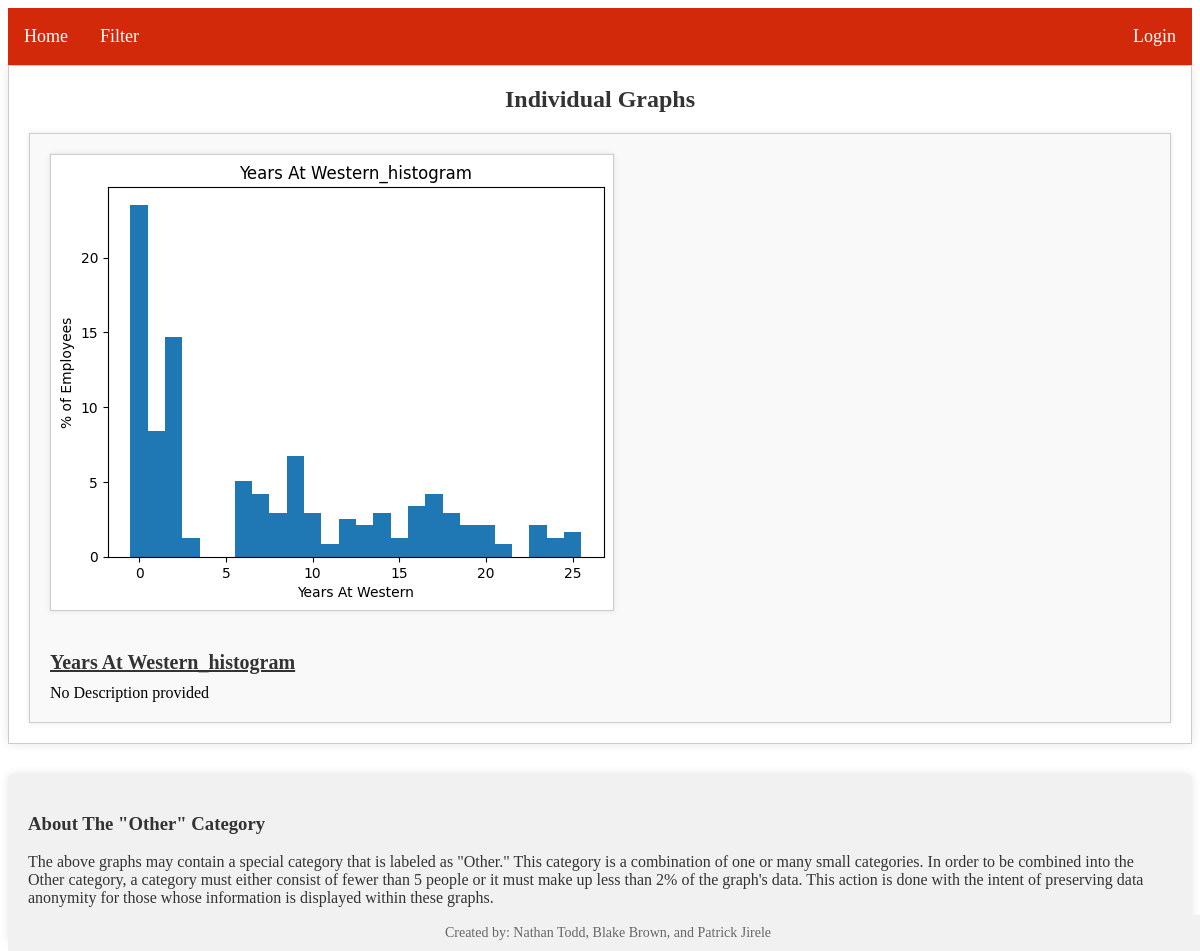
Before: / with the older database file.
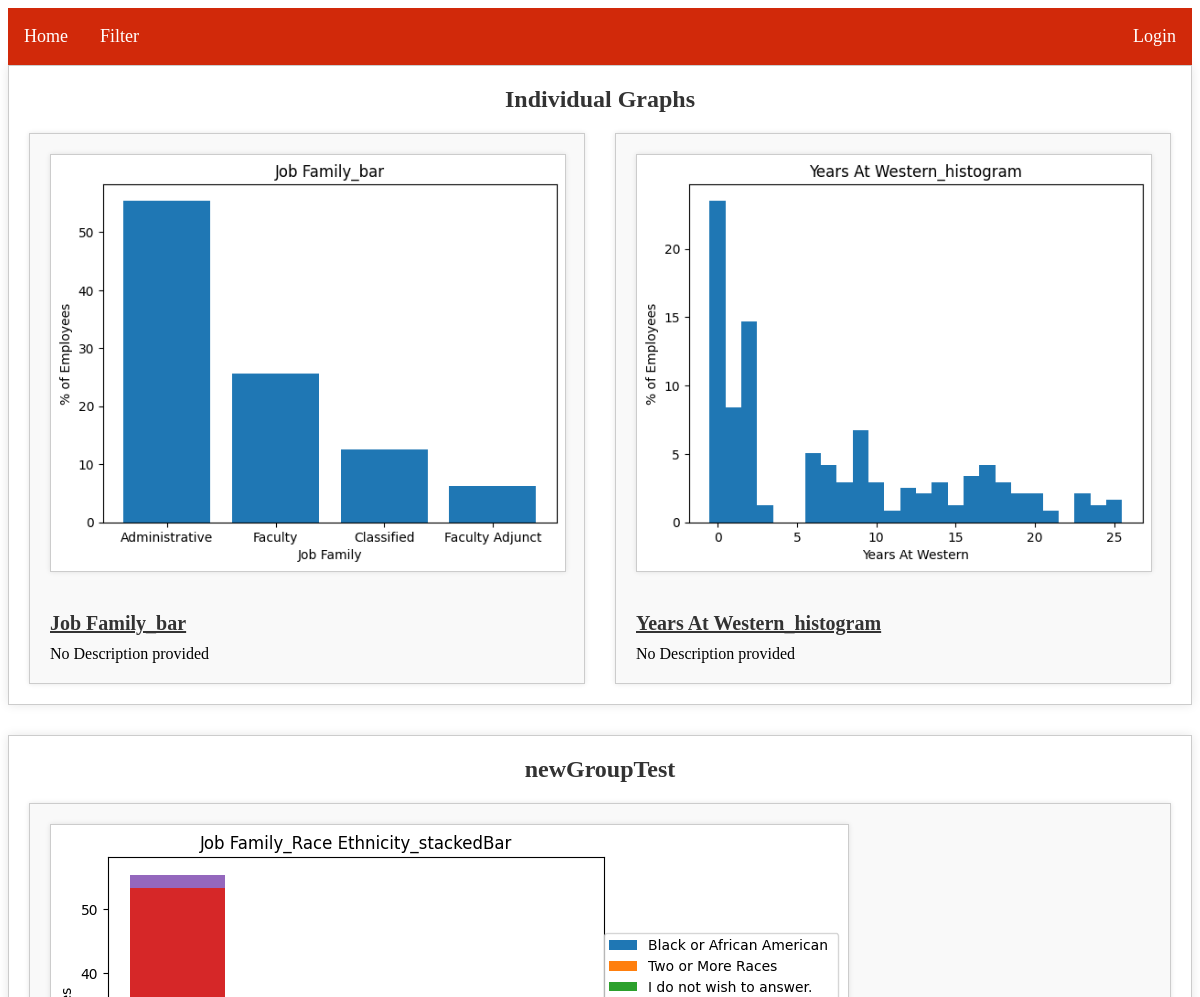
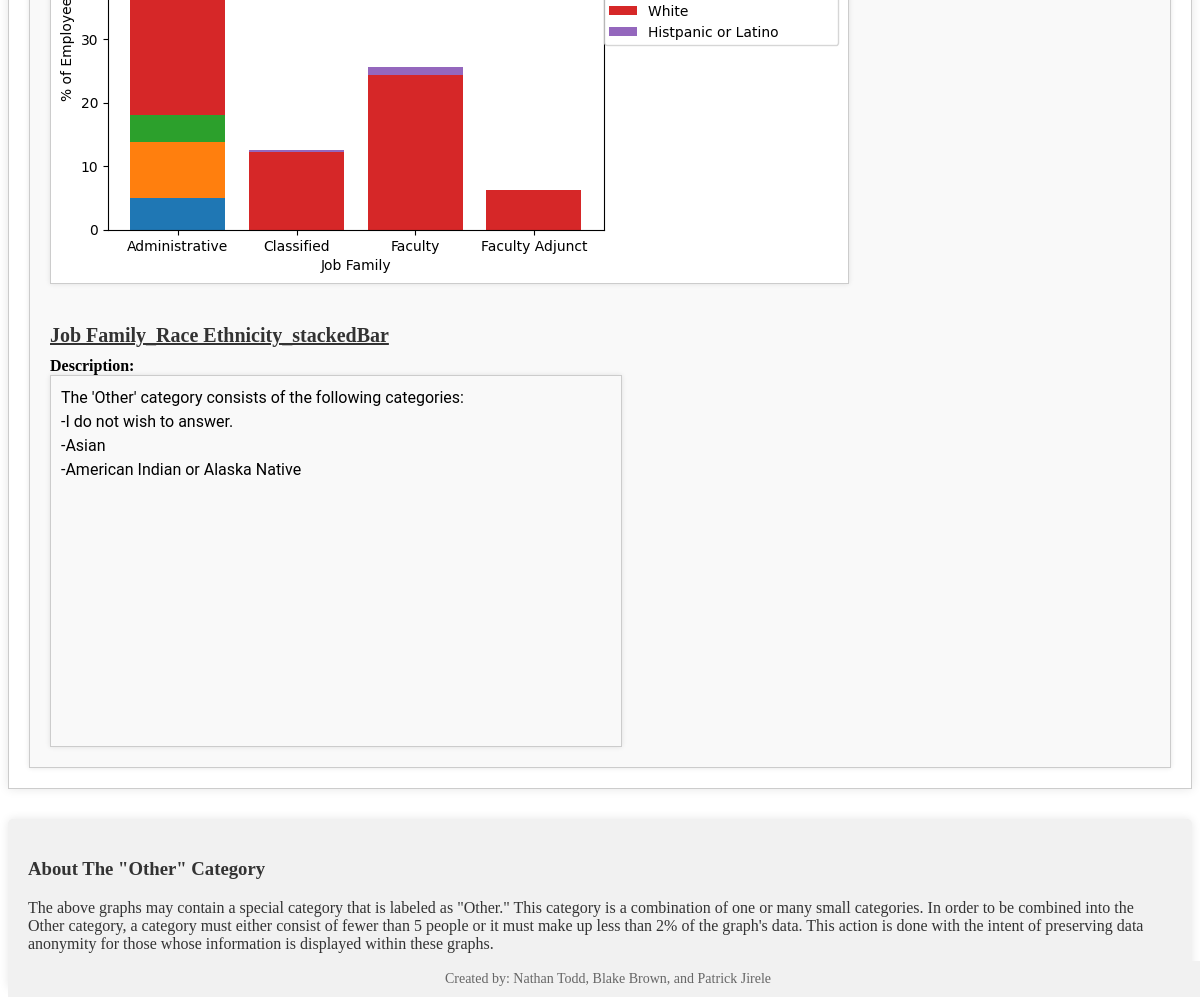
After: the same page with the newer database file (2 pictures, top to bottom).
### main.py (models this page shows)
class Graphs(db.Model):
    id = db.Column(db.Integer, primary_key=True)
    path = db.Column(db.String(100), nullable=False)
    title = db.Column(db.String(50), nullable=False)
    description = db.Column(db.String(250), nullable=True)
    type = db.Column(db.String(20))
    useQuantity = db.Column(db.Boolean, default=False)
    currently_displayed = db.Column(db.Boolean, default=False, nullable=False)
    group_id = db.Column(db.Integer, db.ForeignKey('graphgroup.id'), nullable=True)

class GraphGroup(db.Model):
    __tablename__ = 'graphgroup'
    id = db.Column(db.Integer, primary_key=True)
    group_name = db.Column(db.String(100))
    currently_displayed = db.Column(db.Boolean, default=False, nullable=False)
    graphs = db.relationship('Graphs', backref='GraphGroup', lazy='dynamic')

### main.py (the view)
@app.route('/')
def home():
    graphsFromDb = Graphs.query.filter_by(currently_displayed = 1).all()
    graphs_by_group = GraphGroup.query.filter_by(currently_displayed = 1).all()
    return render_template('home.html', graphs=graphsFromDb, graphGroups=graphs_by_group)

### templates/home.html (shortened to what this page needs)
{% extends 'base.html' %}
{% block content %}
<body>
    {% if graphs %}
        <div class="group-container">
            <h2>Individual Graphs</h2>
            <div class="graph-grid">
                {% for graph in graphs %}
                <div class="group-graph-container" data-graph-id="{{ graph.id }}">
                    <img src="{{ graph.path }}" class="thumbnail-img" alt="{{ graph.title }}" onclick="openModal(this)">
                    <div class="content-wrapper">
                        <div class="title-container">{{ graph.title }}</div>
                        {% if graph.description %}
                        <div class="description-container">
                            <b>Description:</b>
                            <div class="description-quote">
                                {{ graph.description|safe }}
                            </div>
                        </div>
                        {% else %}
                            No Description provided
                        {% endif %}
                    </div>
                </div>
                {% endfor %}
            </div>
        </div>
    {% endif %}
    {% if graphGroups %}
        {% for group in graphGroups %}
        <div class="group-container" data-group-id="{{ group.id }}">
            <h2>{{ group.group_name }}</h2>
            <div class="graph-grid">
                {% for graph in group.graphs %}
                <div class="group-graph-container" data-graph-id="{{ graph.id }}">
                    <img src="{{ graph.path }}" class="thumbnail-img" alt="{{ graph.title }}" onclick="openModal(this)">
                    <div class="content-wrapper">
                        <div class="title-container">{{ graph.title }}</div>
                        <div class="description-container">
                            <b>Description:</b>
                            <div class="description-quote">
                                {{ graph.description|safe }}
                            </div>
                        </div>
                    </div>
                </div>
                {% endfor %}
            </div>
        </div>
        {% endfor %}
    {% endif %}
    <div class="other">
        <h3>About The "Other" Category</h3>
        <p>The above graphs may contain a special category that is labeled as "Other." This category is a combination of one or many small categories. In order to be combined into the Other category, a category must either consist of fewer than 5 people or it must make up less than 2% of the graph's data. This action is done with the intent of preserving data anonymity for those whose information is displayed within these graphs.</p>
    </div>
    <div class="footer">
        Created by: Nathan Todd, Blake Brown, and Patrick Jirele
    </div>
</body>
{% endblock %}

Changed rows visible on the page:
now on this page (row edited): Graphs: path (picture), title "Job Family_bar", description "No Description provided", shown under "Individual Graphs"
now on this page (row edited): GraphGroup: group_name "newGroupTest"
now on this page (row unchanged): Graphs: path (picture), title "Job Family_Race Ethnicity_stackedBar", description "The 'Other' category consists of the following categories: -I do not wish to answer. -Asian -American Indian or Alaska Native", shown under "newGroupTest"
